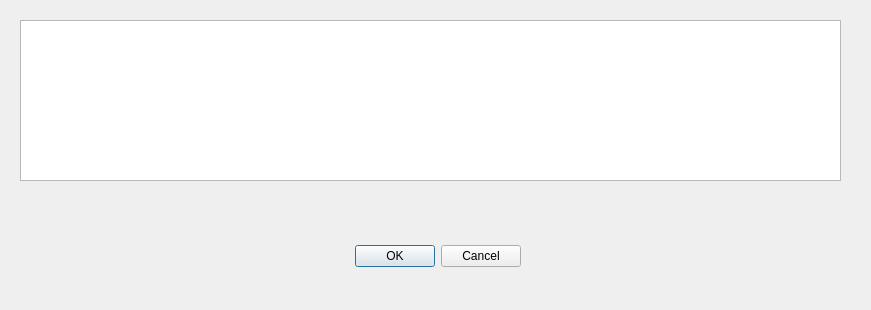
<?xml version="1.0" encoding="UTF-8"?>
<ui version="4.0">
 <class>Dialog</class>
 <widget class="QDialog" name="Dialog">
  <property name="geometry">
   <rect>
    <x>0</x>
    <y>0</y>
    <width>871</width>
    <height>310</height>
   </rect>
  </property>
  <property name="windowTitle">
   <string>Dialog</string>
  </property>
  <widget class="QDialogButtonBox" name="buttonBox">
   <property name="geometry">
    <rect>
     <x>180</x>
     <y>240</y>
     <width>341</width>
     <height>32</height>
    </rect>
   </property>
   <property name="orientation">
    <enum>Qt::Horizontal</enum>
   </property>
   <property name="standardButtons">
    <set>QDialogButtonBox::Cancel|QDialogButtonBox::Ok</set>
   </property>
  </widget>
  <widget class="QTableWidget" name="tableWidget">
   <property name="geometry">
    <rect>
     <x>20</x>
     <y>20</y>
     <width>821</width>
     <height>161</height>
    </rect>
   </property>
  </widget>
 </widget>
 <resources/>
 <connections>
  <connection>
   <sender>buttonBox</sender>
   <signal>accepted()</signal>
   <receiver>Dialog</receiver>
   <slot>accept()</slot>
   <hints>
    <hint type="sourcelabel">
     <x>248</x>
     <y>254</y>
    </hint>
    <hint type="destinationlabel">
     <x>157</x>
     <y>274</y>
    </hint>
   </hints>
  </connection>
  <connection>
   <sender>buttonBox</sender>
   <signal>rejected()</signal>
   <receiver>Dialog</receiver>
   <slot>reject()</slot>
   <hints>
    <hint type="sourcelabel">
     <x>316</x>
     <y>260</y>
    </hint>
    <hint type="destinationlabel">
     <x>286</x>
     <y>274</y>
    </hint>
   </hints>
  </connection>
 </connections>
</ui>
